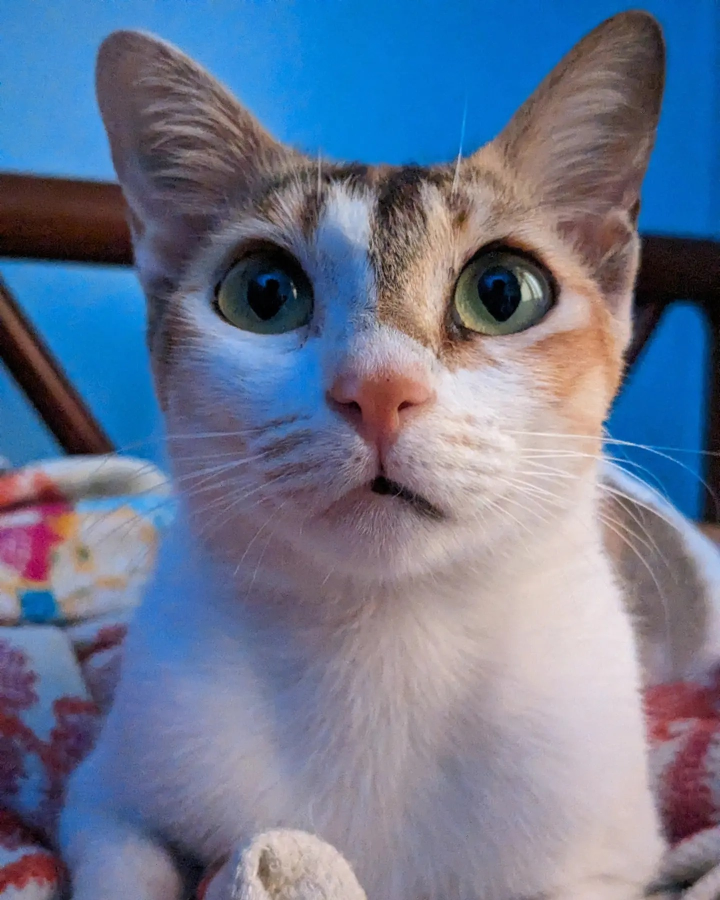
#> input picture Resource-Images/Mini.jpg, 1440 x 1800 px (shown at 1/2 size)
$ jupyter execute 3C_Harmonic_Geometric_Mean.ipynb
#> lines starting #> are read from the running program, lines starting #| are printed output that depends on the picture
# 3(b)
(c)	Apply harmonic and geometric mean filter on the noisy image and compare their performance with PSNR

###### Akif Islam <br> Department of CSE-RU <br> iamakifislam@gmail.com <br> 19th September 2023

# Load Image & Add Salt-Pepper

[cell 1]
import cv2
import numpy as np
import matplotlib.pyplot as plt
import random
img = cv2.cvtColor((cv2.imread("../Resource-Images/Mini.jpg")),cv2.COLOR_BGR2GRAY)
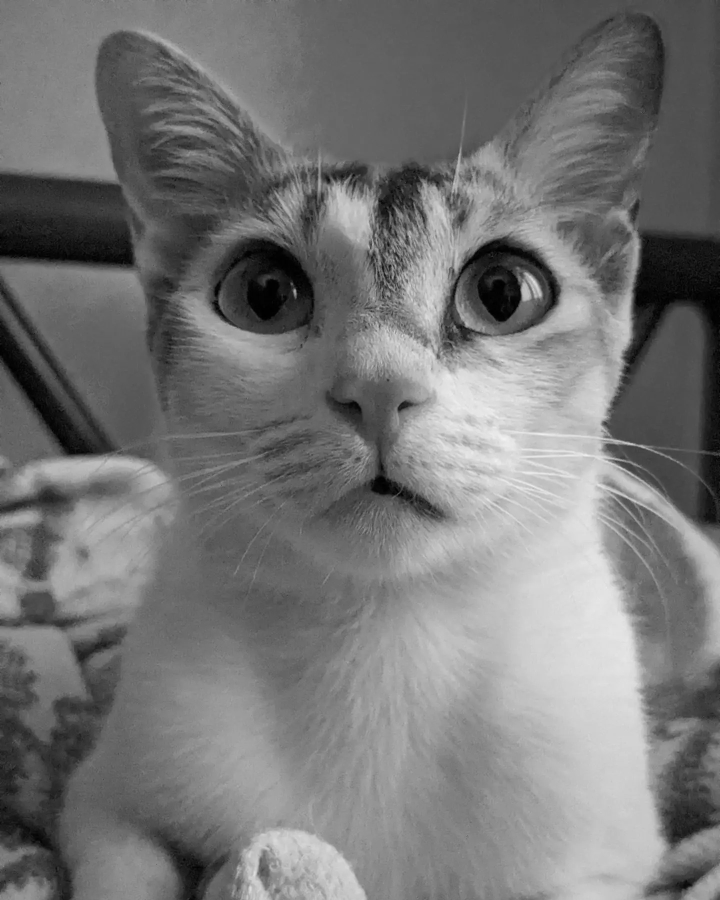
#> img: shape (1800, 1440) (shown at 1/2 size); min 0, max 243, mean 118.2
img = cv2.resize(img,(512,512))
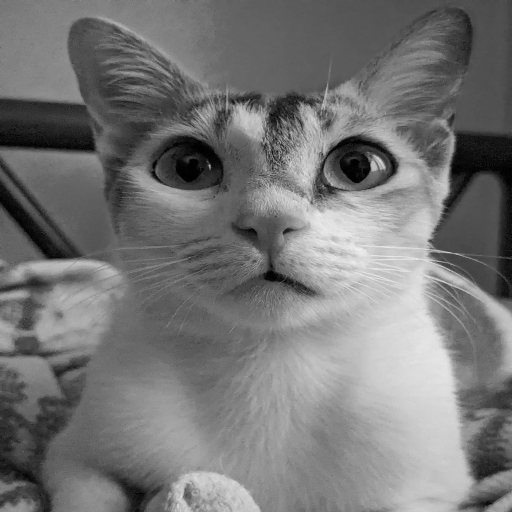
#> img: shape (512, 512); min 0, max 242, mean 118.1
original_img = img.copy()

plt.imshow(original_img,cmap='gray')

[cell 2]
def make_noisy_image(img, percentage_of_salt_pepper):

#> called with percentage_of_salt_pepper = 0.2
    height,width = img.shape
#> height = 512; width = 512

    noisy_img = img.copy()


    total_pixel = height*width
#> total_pixel = 262144
    effected_pixels = round(percentage_of_salt_pepper*total_pixel)
#> effected_pixels = 52429
    # print("Total Pixels : ",total_pixel)
    unlucky_pixels = {}
    # print("Effected Pixels:", round(percentage_of_salt_pepper*total_pixel))

    for i in range (effected_pixels):
        # generate two random index
        rand_i = random.randint(0,height-1)
        rand_j = random.randint(0,width-1)

        while(noisy_img[rand_i][rand_j]==255 or noisy_img[rand_i][rand_j]==0):
            rand_i = random.randint(0,height-1)
            rand_j = random.randint(0,width-1)

        # A dictionary to count lucky pixels.
        # Lucky pixels are those who are not effected by salt/pepper
        if (rand_i,rand_j) in unlucky_pixels:
            unlucky_pixels[(rand_i,rand_j)]+=1
        else:
            unlucky_pixels[(rand_i,rand_j)] = 1

        if i%2 == 0:
            noisy_img[rand_i][rand_j] = 255 # Pepper
        else:
            noisy_img[rand_i][rand_j] = 0 # Salt
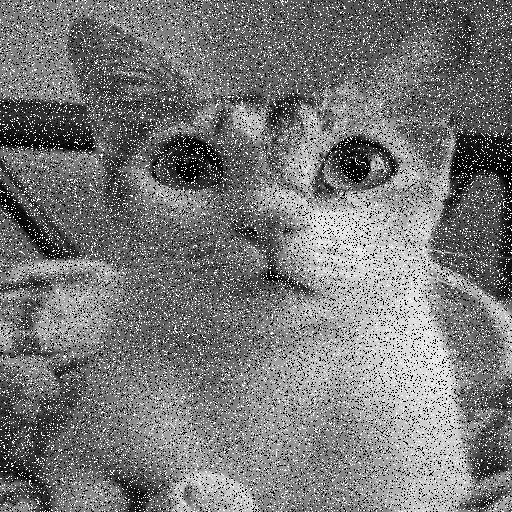
#> noisy_img: shape (512, 512); min 0, max 255, mean 120

    # print("Lucky Pixels : ",total_pixel-len(unlucky_pixels))
    return noisy_img

[cell 3]
noisy_img = make_noisy_image(img,0.2)
plt.imshow(noisy_img,cmap='gray')

# Harmonic & Geometric Mean Filter

[cell 4]
def filter_image(noise_mat,filter_type,mask):

#> called with filter_type = 'harmonic', mask = 5
    noise_mat = noise_mat.astype(np.float128)
    noise_mat = noise_mat/255

    filtered_harmonic_image = noise_mat.copy()
    filtered_geometric_image = noise_mat.copy()

    height,width = noise_mat.shape
#> height = 512; width = 512
    mask_size = mask
    mask_left = mask_size//2
    mask_right = mask_left+1

    filtered_harmonic_image = np.pad(filtered_harmonic_image,mask_left,mode='wrap')
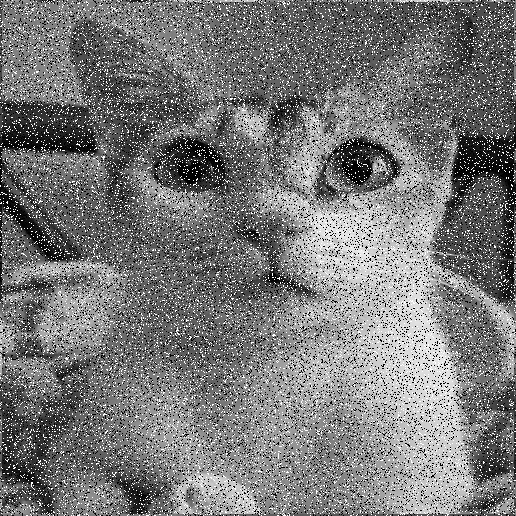
#> filtered_harmonic_image: shape (516, 516) float128; min 0, max 1, mean 0.47
    filtered_geometric_image = np.pad(filtered_geometric_image,mask_left,mode='wrap')

    # print("After Padding Shape : ",filtered_image.shape)

    for i in range (mask_left,height+1):
        for j in range(mask_left,width+1):

            mask_area = filtered_harmonic_image[(i-mask_left):(i+mask_right),(j-mask_left):(j+mask_right)]

            # Harmonic Mean
            filtered_harmonic_image[i][j] = len(mask_area)/(np.sum(1/mask_area))

            # Geometric Mean
            filtered_geometric_image[i][j] = np.prod(mask_area)**(1/mask_size)
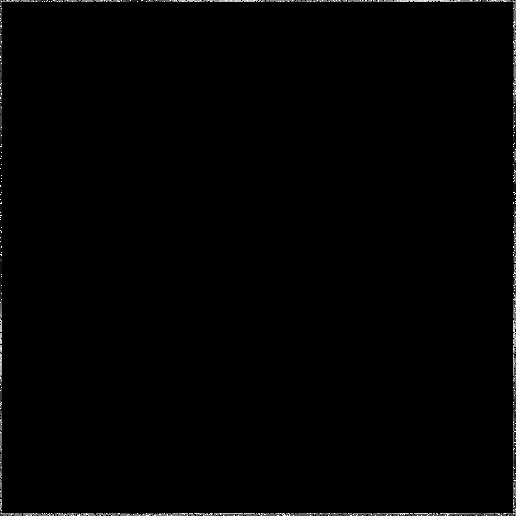
#> filtered_geometric_image: shape (516, 516) float128; min 0, max 1, mean 0.00813


    if filter_type=="harmonic":
        return np.array(filtered_harmonic_image[1:height+1,1:width+1])*255
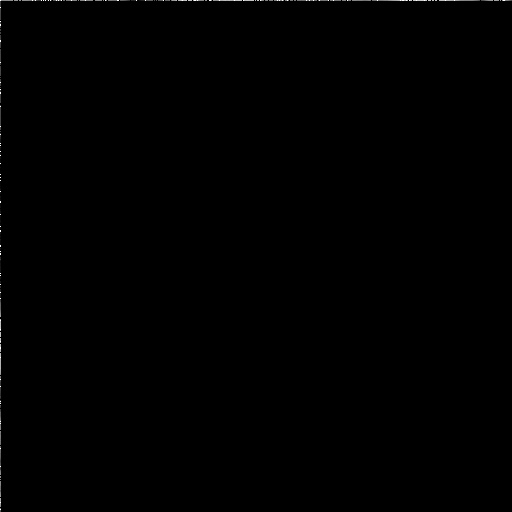
#> returned value: shape (512, 512) float128; min 0, max 255, mean 0.4
    else:
         return np.array(filtered_geometric_image[1:height+1,1:width+1])*255

[cell 5]
x = np.array([1,2,3,4,5,6,7])
1/x

[cell 6]
plt.imshow(filter_image(noisy_img,"harmonic",5),cmap='gray')
plt.show()

[cell 7]
plt.imshow(filter_image(noisy_img,"geometric",5),cmap='gray')

$ run again, with Resource-Images/Cat_Square.jpg copied over Resource-Images/Mini.jpg
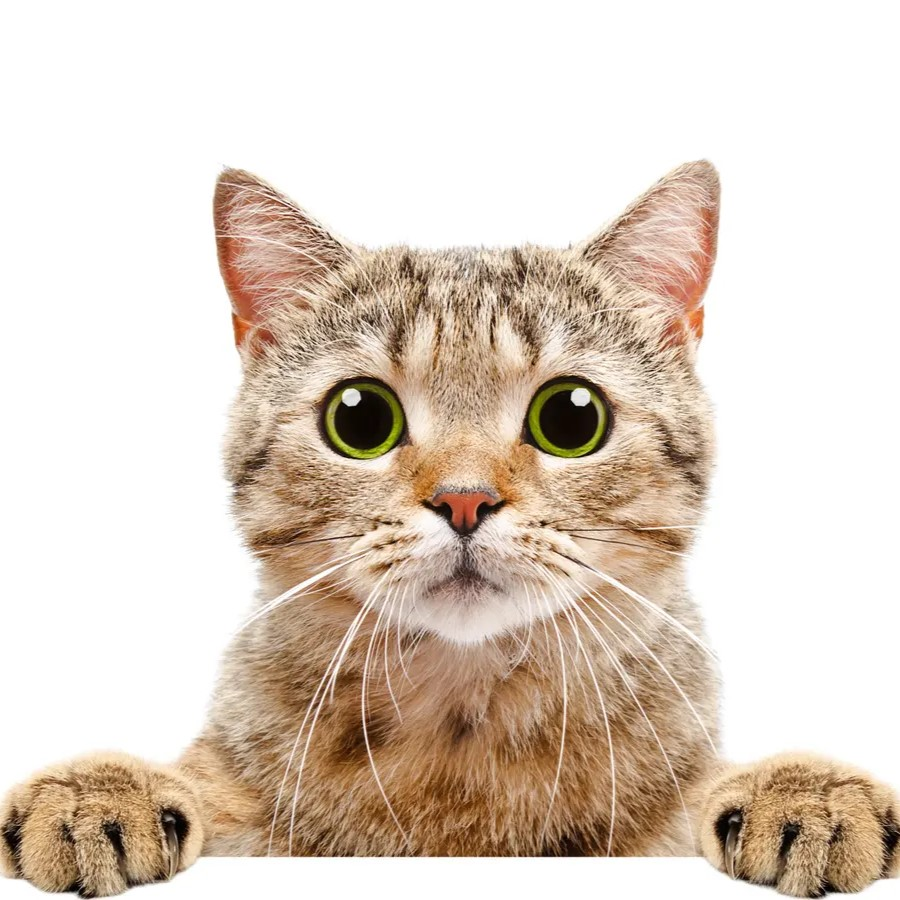
#> input picture Resource-Images/Cat_Square.jpg, 900 x 900 px
#> after the loop in make_noisy_image, `for i in range (effected_pixels):`:
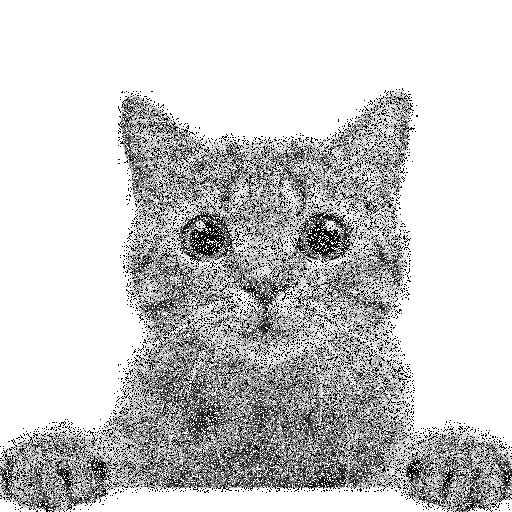
#> noisy_img: shape (512, 512); min 0, max 255, mean 204.4
#> in filter_image, `return np.array(filtered_harmonic_image[1:height+1,1:width+1])*255`:
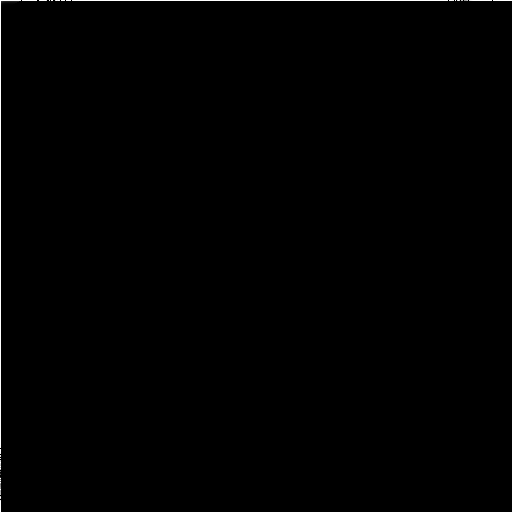
#> returned value: shape (512, 512) float128; min 0, max 255, mean 1
